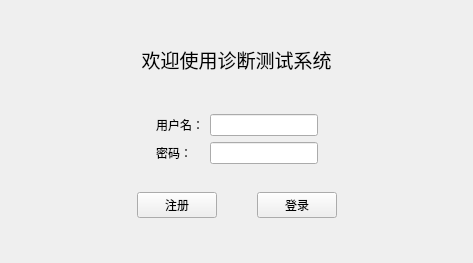
<?xml version="1.0" encoding="UTF-8"?>
<ui version="4.0">
 <class>LoginView</class>
 <widget class="QWidget" name="LoginView">
  <property name="geometry">
   <rect>
    <x>0</x>
    <y>0</y>
    <width>473</width>
    <height>263</height>
   </rect>
  </property>
  <property name="windowTitle">
   <string>登录</string>
  </property>
  <layout class="QVBoxLayout" name="verticalLayout">
   <item>
    <spacer name="verticalSpacer">
     <property name="orientation">
      <enum>Qt::Vertical</enum>
     </property>
     <property name="sizeHint" stdset="0">
      <size>
       <width>20</width>
       <height>52</height>
      </size>
     </property>
    </spacer>
   </item>
   <item>
    <widget class="QLabel" name="label">
     <property name="font">
      <font>
       <pointsize>14</pointsize>
      </font>
     </property>
     <property name="text">
      <string>欢迎使用诊断测试系统</string>
     </property>
     <property name="alignment">
      <set>Qt::AlignCenter</set>
     </property>
    </widget>
   </item>
   <item>
    <spacer name="verticalSpacer_2">
     <property name="orientation">
      <enum>Qt::Vertical</enum>
     </property>
     <property name="sizeHint" stdset="0">
      <size>
       <width>20</width>
       <height>53</height>
      </size>
     </property>
    </spacer>
   </item>
   <item>
    <layout class="QHBoxLayout" name="horizontalLayout_2">
     <item>
      <spacer name="horizontalSpacer">
       <property name="orientation">
        <enum>Qt::Horizontal</enum>
       </property>
       <property name="sizeHint" stdset="0">
        <size>
         <width>40</width>
         <height>20</height>
        </size>
       </property>
      </spacer>
     </item>
     <item>
      <layout class="QFormLayout" name="formLayout">
       <item row="0" column="0">
        <widget class="QLabel" name="label_2">
         <property name="text">
          <string>用户名：</string>
         </property>
        </widget>
       </item>
       <item row="0" column="1">
        <widget class="QLineEdit" name="inputUserName"/>
       </item>
       <item row="1" column="0">
        <widget class="QLabel" name="label_3">
         <property name="text">
          <string>密码：</string>
         </property>
        </widget>
       </item>
       <item row="1" column="1">
        <widget class="QLineEdit" name="inputUserPassword">
         <property name="echoMode">
          <enum>QLineEdit::Password</enum>
         </property>
        </widget>
       </item>
      </layout>
     </item>
     <item>
      <spacer name="horizontalSpacer_2">
       <property name="orientation">
        <enum>Qt::Horizontal</enum>
       </property>
       <property name="sizeHint" stdset="0">
        <size>
         <width>40</width>
         <height>20</height>
        </size>
       </property>
      </spacer>
     </item>
    </layout>
   </item>
   <item>
    <spacer name="verticalSpacer_4">
     <property name="orientation">
      <enum>Qt::Vertical</enum>
     </property>
     <property name="sizeHint" stdset="0">
      <size>
       <width>20</width>
       <height>40</height>
      </size>
     </property>
    </spacer>
   </item>
   <item>
    <layout class="QHBoxLayout" name="horizontalLayout_3">
     <item>
      <spacer name="horizontalSpacer_3">
       <property name="orientation">
        <enum>Qt::Horizontal</enum>
       </property>
       <property name="sizeHint" stdset="0">
        <size>
         <width>40</width>
         <height>20</height>
        </size>
       </property>
      </spacer>
     </item>
     <item>
      <layout class="QHBoxLayout" name="horizontalLayout">
       <property name="spacing">
        <number>40</number>
       </property>
       <item>
        <widget class="QPushButton" name="btSignUp">
         <property name="text">
          <string>注册</string>
         </property>
        </widget>
       </item>
       <item>
        <widget class="QPushButton" name="btSignin">
         <property name="text">
          <string>登录</string>
         </property>
        </widget>
       </item>
      </layout>
     </item>
     <item>
      <spacer name="horizontalSpacer_4">
       <property name="orientation">
        <enum>Qt::Horizontal</enum>
       </property>
       <property name="sizeHint" stdset="0">
        <size>
         <width>40</width>
         <height>20</height>
        </size>
       </property>
      </spacer>
     </item>
    </layout>
   </item>
   <item>
    <spacer name="verticalSpacer_3">
     <property name="orientation">
      <enum>Qt::Vertical</enum>
     </property>
     <property name="sizeHint" stdset="0">
      <size>
       <width>20</width>
       <height>52</height>
      </size>
     </property>
    </spacer>
   </item>
  </layout>
 </widget>
 <resources/>
 <connections/>
</ui>
